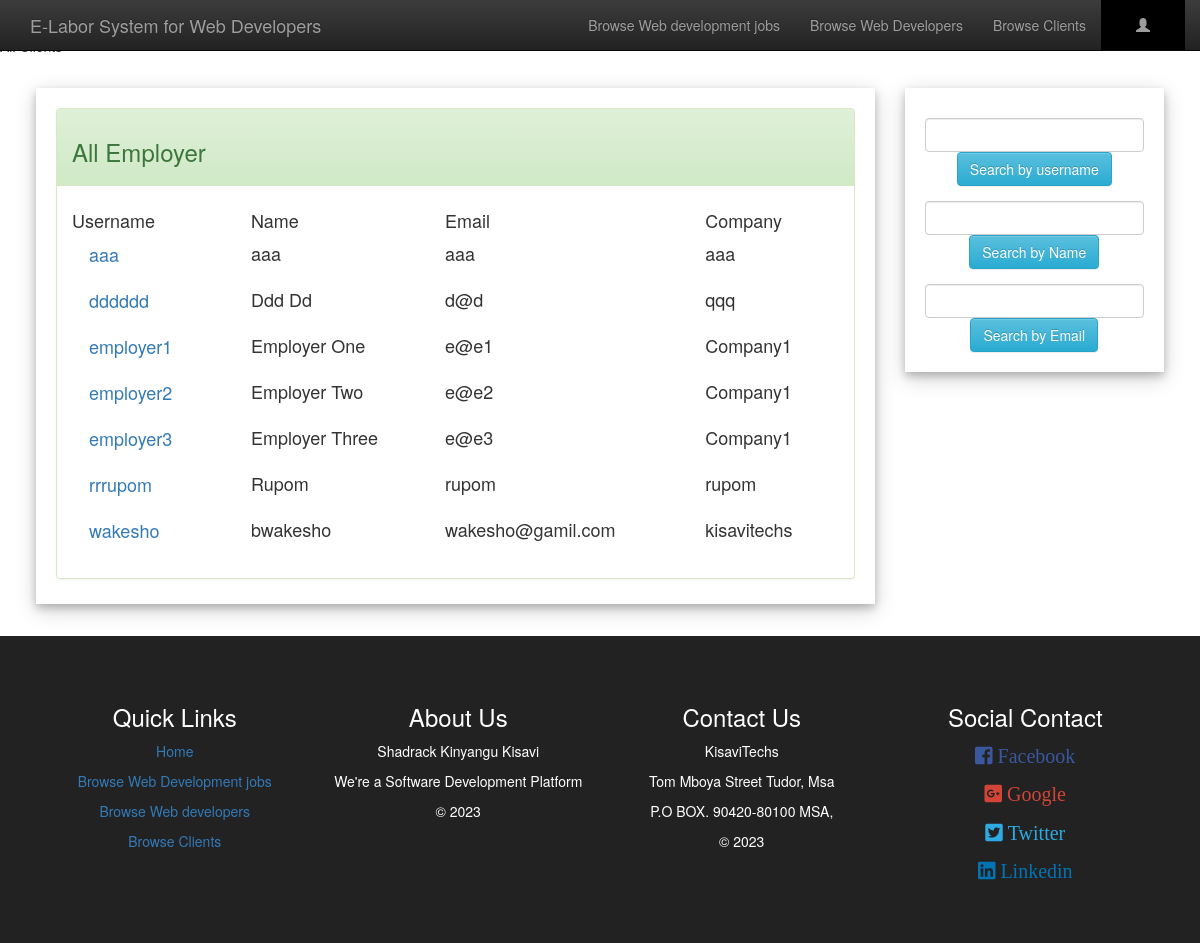
The page /freelance/allEmployer.php on the database its author committed.
### tables this page shows
CREATE TABLE `employer` (
  `username` varchar(200) NOT NULL,
  `password` varchar(200) NOT NULL,
  `Name` varchar(200) NOT NULL,
  `email` varchar(200) NOT NULL,
  `contact_no` varchar(200) NOT NULL,
  `address` varchar(200) NOT NULL,
  `gender` varchar(200) NOT NULL,
  `birthdate` date NOT NULL,
  `company` varchar(200) NOT NULL,
  `profile_sum` varchar(1000) NOT NULL
);

### freelance/allEmployer.php (the view, shortened to what this page needs)
<?php include('server.php');
if(isset($_SESSION["Username"])){
	$username=$_SESSION["Username"];
	if ($_SESSION["Usertype"]==1) {
		$linkPro="freelancerProfile.php";
		$linkEditPro="editFreelancer.php";
		$linkBtn="applyJob.php";
		$textBtn="Apply for this job";
	}
	else{
		$linkPro="employerProfile.php";
		$linkEditPro="editEmployer.php";
		$linkBtn="editJob.php";
		$textBtn="Edit the job offer";
	}
}
else{
    $username="";
}
$sql = "SELECT * FROM employer";
$result = $conn->query($sql);
 ?>
<!DOCTYPE html>
<html>
<head>
	<stitle>All Clients</title>
	<link rel="stylesheet" type="text/css" href="bootstrap/css/bootstrap.min.css">
	<link rel="stylesheet" type="text/css" href="bootstrap/css/bootstrap-theme.min.css">
	<link rel="stylesheet" type="text/css" href="awesome/css/fontawesome-all.min.css">
</head>
<body>
<nav class="navbar navbar-inverse navbar-fixed-top" id="my-navbar">
	<div class="container">
		<div class="navber-header">
			<a href="index.php" class="navbar-brand">E-Labor System for Web Developers</a>
		</div>
		<div class="collapse navbar-collapse" id="navbar-collapse">
			<ul class="nav navbar-nav navbar-right">
				<li><a href="allJob.php">Browse Web development jobs</a></li>
				<li><a href="allFreelancer.php">Browse Web Developers</a></li>
				<li><a href="allEmployer.php">Browse Clients</a></li>
				<li class="dropdown" style="background:#000;padding:0 20px 0 20px;">
			        <a class="dropdown-toggle" data-toggle="dropdown" href="#"><span class="glyphicon glyphicon-user"></span> <?php echo $username; ?>
			        </a>
			    </li>
			</ul>
		</div>
	</div>
</nav>
<div style="padding:1% 3% 1% 3%;">
<div class="row">
	<div class="col-lg-9">
		<div class="card" style="padding:20px 20px 5px 20px;margin-top:20px">
			<div class="panel panel-success">
			  <div class="panel-heading"><h3>All Employer</h3></div>
			  <div class="panel-body"><h4>
                  <table style="width:100%">
                      <tr>
                          <td>Username</td>
                          <td>Name</td>
                          <td>Email</td>
                          <td>Company</td>
                      </tr>
                      <?php
                      if ($result->num_rows > 0) {
                            while($row = $result->fetch_assoc()) {
                                $e_username=$row["username"];
                                $Name=$row["Name"];
                                $email=$row["email"];
                                $company=$row["company"];
                                echo '
                                <form action="allEmployer.php" method="post">
                                <input type="hidden" name="e_user" value="'.$e_username.'">
                                    <tr>
                                    <td><input type="submit" class="btn btn-link btn-lg" value="'.$e_username.'"></td>
                                    <td>'.$Name.'</td>
                                    <td>'.$email.'</td>
                                    <td>'.$company.'</td>
                                    </tr>
                                </form>
                                ';
                                }
                        } else {
                            echo "<tr></tr><tr><td></td><td>Nothing to show</td></tr>";
                        }
                       ?>
                     </table>
              </h4></div>
			</div>
		</div>
	</div>
	<div class="col-lg-3">
		<div class="card" style="padding:20px 20px 5px 20px;margin-top:20px">
			<form action="allEmployer.php" method="post">
				<div class="form-group">
				  <input type="text" class="form-control" name="s_username">
				  <center><button type="submit" class="btn btn-info">Search by username</button></center>
				</div>
	        </form>
	        <form action="allEmployer.php" method="post">
				<div class="form-group">
				  <input type="text" class="form-control" name="s_name">
				  <center><button type="submit" class="btn btn-info">Search by Name</button></center>
				</div>
	        </form>
	        <form action="allEmployer.php" method="post">
				<div class="form-group">
				  <input type="text" class="form-control" name="s_email">
				  <center><button type="submit" class="btn btn-info">Search by Email</button></center>
				</div>
	        </form>
	    </div>
	</div>
</div>
</div>
<div class="text-center" style="padding:4%;background:#222;color:#fff;margin-top:20px;">
	<div class="row">
			<div class="col-lg-3">
			<h3>Quick Links</h3>
			<p><a href="index.php">Home</a></p>
			<p><a href="allJob.php">Browse Web Development jobs</a></p>
			<p><a href="allFreelancer.php">Browse Web developers</a></p>
			<p><a href="allEmployer.php">Browse Clients</a></p>
		</div>
		<div class="col-lg-3">
			<h3>About Us</h3>
			<p>Shadrack Kinyangu Kisavi</p>
			<p>We're a Software Development Platform</p>
			<p>&copy 2023</p>
		</div>
		<div class="col-lg-3">
			<h3>Contact Us</h3>
			<p>KisaviTechs</p>
			<p>Tom Mboya Street Tudor, Msa</p>
			<p>P.O BOX. 90420-80100 MSA,</p>
			<p>&copy 2023</p>
		</div>
		<div class="col-lg-3">
			<h3>Social Contact</h3>
			<p style="font-size:20px;color:#3B579D;"><i class="fab fa-facebook-square"> Facebook</i></p>
			<p style="font-size:20px;color:#D34438;"><i class="fab fa-google-plus-square"> Google</i></p>
			<p style="font-size:20px;color:#2CAAE1;"><i class="fab fa-twitter-square"> Twitter</i></p>
			<p style="font-size:20px;color:#0274B3;"><i class="fab fa-linkedin"> Linkedin</i></p>
		</div>
	</div>
</div>
</body>
</html>

### freelance/allEmployer.php (style rules this page uses)
body { padding-top: 3%;margin: 0; }
.card { box-shadow: 0 4px 8px 0 rgba(0, 0, 0, 0.2), 0 6px 20px 0 rgba(0, 0, 0, 0.19); background:#fff }

### rows shown on the page
employer: username "aaa", Name "aaa", email "aaa", company "aaa"
employer: username "dddddd", Name "Ddd Dd", email "d@d", company "qqq"
employer: username "employer1", Name "Employer One", email "e@e1", company "Company1"
employer: username "employer2", Name "Employer Two", email "e@e2", company "Company1"
employer: username "employer3", Name "Employer Three", email "e@e3", company "Company1"
employer: username "rrrupom", Name "Rupom", email "rupom", company "rupom"
employer: username "wakesho", Name "bwakesho", email "wakesho@gamil.com", company "kisavitechs"
